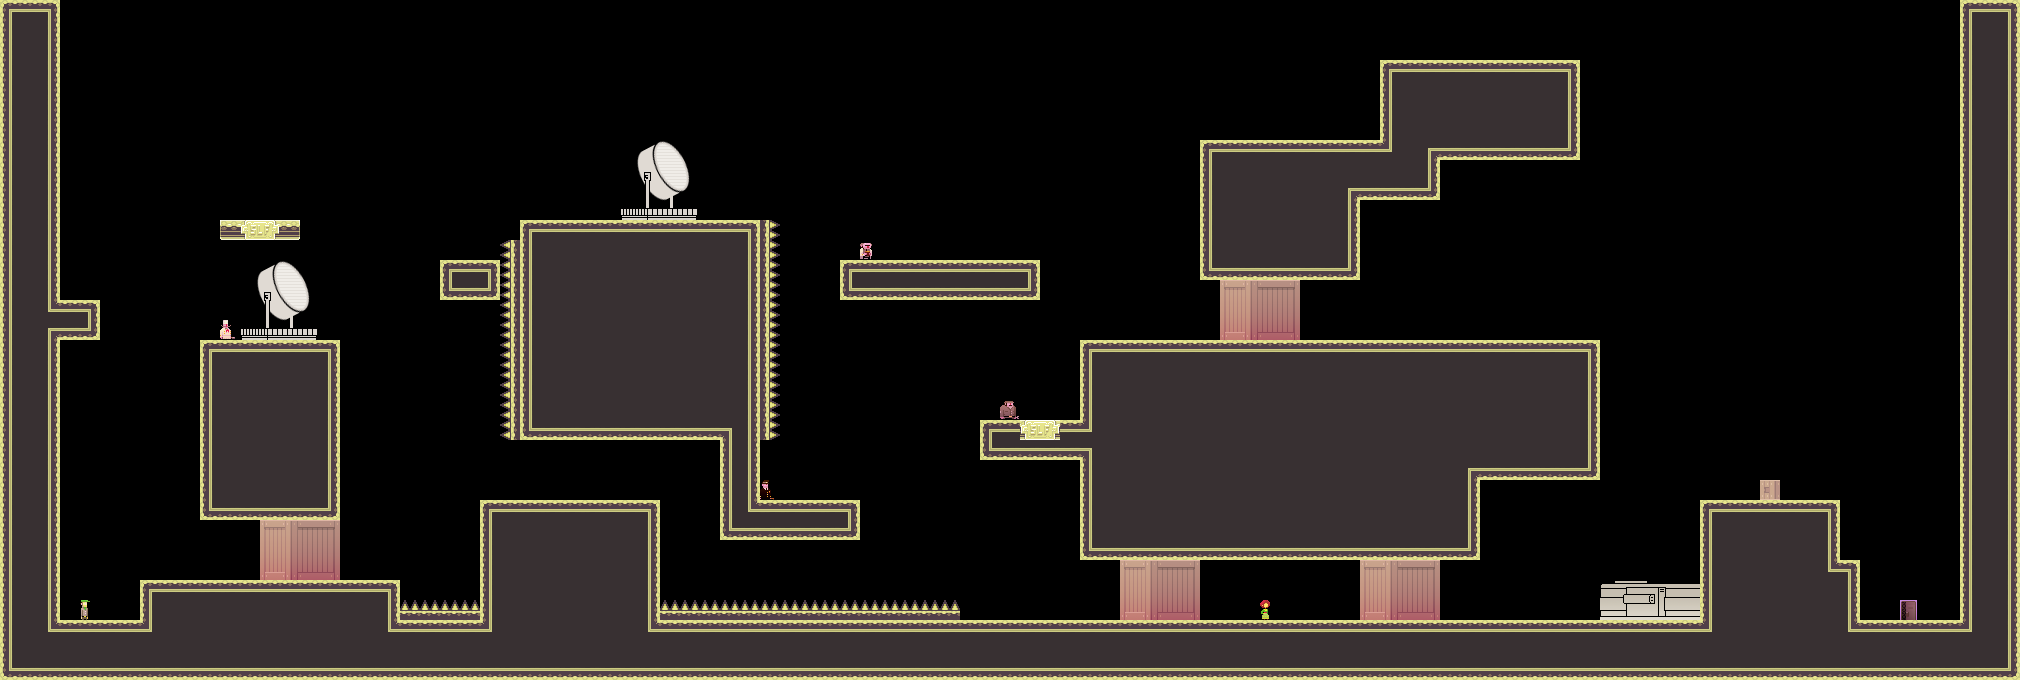

Tiled map render using the project's own tile images. Description and the map definition, with tile-layer contents summarised, below:
An orthogonal 101x34 tile map with 20x20 px tiles, 1 tile layer (bg) and 2 objects.

<map version="1.0" orientation="orthogonal" width="101" height="34" tilewidth="20" tileheight="20">
 <tileset firstgid="1" name="tiles_military" tilewidth="20" tileheight="20">
  <image source="../../../../XNAModeContent/Lemonade/tiles_military.png" width="400" height="400" />
  <terraintypes>
   <terrain name="solid" tile="151" />
   <terrain name="hollow" tile="94" />
  </terraintypes>
  <tile id="8" terrain=",,,1" />
  <tile id="9" terrain=",,1,1" />
  <tile id="10" terrain=",,1,1" />
  <tile id="11" terrain=",,1,1" />
  <tile id="12" terrain=",,1,1" />
  <tile id="13" terrain=",,1,1" />
  <tile id="14" terrain=",,1," />
  <tile id="15" terrain="1,1,1," />
  <tile id="16" terrain="1,1,,1" />
  <tile id="28" terrain=",1,,1" />
  <tile id="34" terrain="1,,1," />
  <tile id="35" terrain="1,,1,1" />
  <tile id="36" terrain=",1,1,1" />
  <tile id="48" terrain=",1,,1" />
  <tile id="54" terrain="1,,1," />
  <tile id="68" terrain=",1,,1" />
  <tile id="74" terrain="1,,1," />
  <tile id="88" terrain=",1,,1" />
  <tile id="94" terrain="1,,1," />
  <tile id="108" terrain=",1,,1" />
  <tile id="114" terrain="1,,1," />
  <tile id="128" terrain=",1,," />
  <tile id="129" terrain="1,1,," />
  <tile id="130" terrain="1,1,," />
  <tile id="131" terrain="1,1,," />
  <tile id="132" terrain="1,1,," />
  <tile id="133" terrain="1,1,," />
  <tile id="134" terrain="1,,," />
  <tile id="148" terrain=",,,0" />
  <tile id="149" terrain=",,0,0" />
  <tile id="150" terrain=",,0," />
  <tile id="151" terrain="0,0,0," />
  <tile id="152" terrain="0,0,," />
  <tile id="153" terrain="0,0,,0" />
  <tile id="168" terrain=",0,,0" />
  <tile id="170" terrain="0,,0," />
  <tile id="171" terrain="0,,0," />
  <tile id="173" terrain=",0,,0" />
  <tile id="188" terrain=",0,," />
  <tile id="189" terrain="0,0,," />
  <tile id="190" terrain="0,,," />
  <tile id="191" terrain="0,,0,0" />
  <tile id="192" terrain=",,0,0" />
  <tile id="193" terrain=",0,0,0" />
  <tile id="194" terrain="0,0,0,0" />
  <tile id="195" terrain="1,1,1,1" />
  <tile id="356">
   <properties>
    <property name="LargeCrate" value="" />
   </properties>
  </tile>
  <tile id="380">
   <properties>
    <property name="Andre" value="" />
   </properties>
  </tile>
  <tile id="381">
   <properties>
    <property name="Liselot" value="" />
   </properties>
  </tile>
  <tile id="382">
   <properties>
    <property name="Amsterdaam" value="" />
   </properties>
  </tile>
  <tile id="383">
   <properties>
    <property name="Worker" value="" />
   </properties>
  </tile>
  <tile id="384">
   <properties>
    <property name="Inspector" value="" />
   </properties>
  </tile>
  <tile id="385">
   <properties>
    <property name="Chef" value="" />
   </properties>
  </tile>
  <tile id="386">
   <properties>
    <property name="Exit" value="" />
   </properties>
  </tile>
  <tile id="387">
   <properties>
    <property name="Trampoline" value="" />
   </properties>
  </tile>
  <tile id="388">
   <properties>
    <property name="SmallCrate" value="" />
   </properties>
  </tile>
  <tile id="389">
   <properties>
    <property name="SugarBag" value="" />
   </properties>
  </tile>
 </tileset>
 <layer name="bg" width="101" height="34">
  <data>[3434 cells, 1438 non-empty, 92 distinct tile ids]</data>
 </layer>
 <objectgroup name="boxes" width="101" height="34">
  <object x="380" y="340">
   <polyline points="0,0 0,180" />
  </object>
  <object x="800" y="200">
   <polyline points="0,0 0,160 200,160 300,80 300,0 0,0" />
  </object>
 </objectgroup>
</map>
